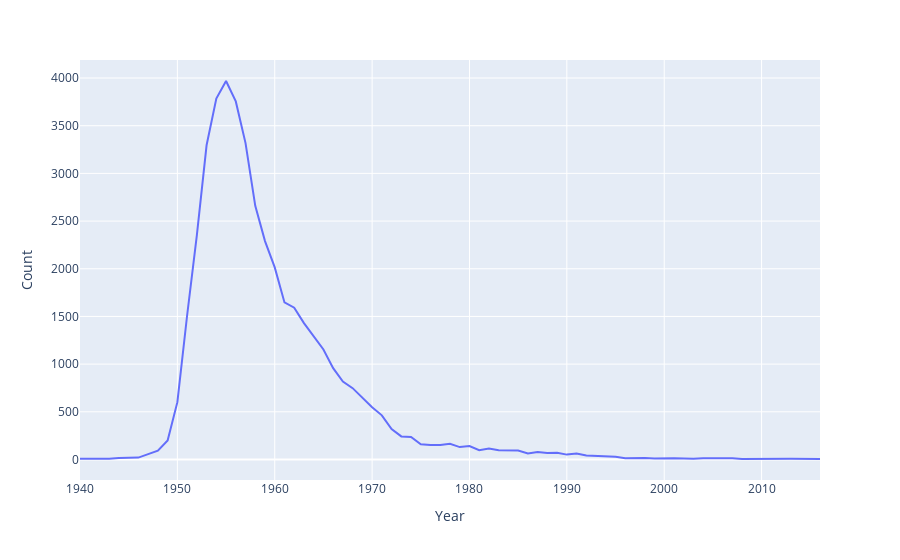

Notebook source saved alongside this figure:
### Markdown cell above
To visualize the above `DataFrame`, let's look at the line plot below:

````{dropdown} Click to see the code
:open: false
```python
import plotly.express as px
px.line(f_babynames[f_babynames["Name"] == "Debra"], x = "Year", y = "Count")
```
````

### Code cell
import plotly.express as px
px.line(f_babynames[f_babynames["Name"] == "Debra"], x = "Year", y = "Count")

### Figure 1 — Plotly figure (JSON) as saved in the notebook; plotly's stock layout.template omitted (floating-point values rounded to 4 significant figures)
{"data": [{"hovertemplate": "Year=%{x}<br>Count=%{y}<extra></extra>", "legendgroup": "", "line": {"color": "#636efa", "dash": "solid"}, "marker": {"symbol": "circle"}, "mode": "lines", "name": "", "orientation": "v", "showlegend": false, "type": "scatter", "x": [1940, 1942, 1943, 1944, 1945, 1946, 1947, 1948, 1949, 1950, 1951, 1952, 1953, 1954, 1955, 1956, 1957, 1958, 1959, 1960, 1961, 1962, 1963, 1964, 1965, 1966, 1967, 1968, 1969, 1970, 1971, 1972, 1973, 1974, 1975, 1976, 1977, 1978, 1979, 1980, 1981, 1982, 1983, 1984, 1985, 1986, 1987, 1988, 1989, 1990, 1991, 1992, 1993, 1994, 1995, 1996, 1997, 1998, 1999, 2000, 2001, 2002, 2003, 2004, 2005, 2006, 2007, 2008, 2009, 2012, 2013, 2016], "xaxis": "x", "y": [7, 7, 8, 15, 19, 20, 56, 92, 199, 601, 1510, 2351, 3295, 3784, 3969, 3755, 3318, 2660, 2290, 2014, 1647, 1592, 1430, 1287, 1154, 958, 818, 748, 647, 547, 463, 318, 242, 236, 159, 151, 151, 164, 130, 141, 97, 114, 97, 95, 93, 64, 78, 69, 71, 51, 62, 41, 34, 28, 28, 12, 14, 16, 10, 13, 14, 10, 7, 12, 13, 12, 13, 6, 7, 5, 8, 5], "yaxis": "y"}], "layout": {"legend": {"tracegroupgap": 0}, "margin": {"t": 60}, "xaxis": {"anchor": "y", "domain": [0, 1], "title": {"text": "Year"}}, "yaxis": {"anchor": "x", "domain": [0, 1], "title": {"text": "Count"}}}}
